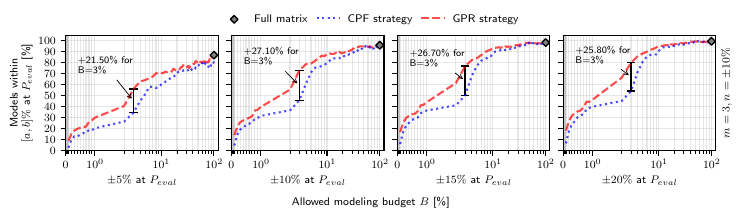

The script that saved this image:
import json
import os
import matplotlib
from matplotlib import pyplot as plt
import numpy as np
import argparse
from natsort import natsorted
from matplotlib.ticker import ScalarFormatter
from matplotlib.ticker import AutoMinorLocator, MultipleLocator

def read_json_file(file_path):
    with open(file_path, 'r') as file:
        data = json.load(file)
    return data

def find_files(folder_path):
    file_list = []
    for root, dirs, files in os.walk(folder_path):
        for file in files:
            file_path = os.path.join(root, file)
            file_list.append(file_path)
    return file_list

def main():
    
    # Create the argument parser
    parser = argparse.ArgumentParser(description='Plotting tool for analysis.')

    # Add the argument
    parser.add_argument('--name', type=str, help='Set name of the plot.', required=False)
    parser.add_argument('--reps', type=int, default=4, help='Set the number of repetitions per measurement point.', required=False)

    # Parse the command-line arguments
    args = parser.parse_args()
    
    reps = args.reps
        
    if args.name:
        plot_name = args.name+".pdf"
    else:
        plot_name = "paper_plot_buckets_gpr_only.pdf"
    
    path_10_3 = "3_parameter/10_noise/final/analysis_results"
  
    files_10_3 = find_files(path_10_3)
    
    x_values = []
    full_values_1_3 = []
    generic_values_1_3 = []
    gpr_values_1_3 = []
    hybrid_values_1_3 = []
    
    full_values_2_3 = []
    generic_values_2_3 = []
    gpr_values_2_3 = []
    hybrid_values_2_3 = []
    
    full_values_5_3 = []
    generic_values_5_3 = []
    gpr_values_5_3 = []
    hybrid_values_5_3 = []
    
    full_values_10_3 = []
    generic_values_10_3 = []
    gpr_values_10_3 = []
    hybrid_values_10_3 = []

    files_10_3 = natsorted(files_10_3)

    for i in range(len(files_10_3)):
        json_file_path = files_10_3[i]
        json_data = read_json_file(json_file_path)

        x_values.append(json_data["budget"])
        full_values_1_3.append(json_data["percentage_bucket_counter_full"]["5"])
        generic_values_1_3.append(json_data["percentage_bucket_counter_generic"]["5"])
        gpr_values_1_3.append(json_data["percentage_bucket_counter_gpr"]["5"])
        hybrid_values_1_3.append(json_data["percentage_bucket_counter_hybrid"]["5"])
        
        full_values_2_3.append(json_data["percentage_bucket_counter_full"]["10"])
        generic_values_2_3.append(json_data["percentage_bucket_counter_generic"]["10"])
        gpr_values_2_3.append(json_data["percentage_bucket_counter_gpr"]["10"])
        hybrid_values_2_3.append(json_data["percentage_bucket_counter_hybrid"]["10"])
        
        full_values_5_3.append(json_data["percentage_bucket_counter_full"]["15"])
        generic_values_5_3.append(json_data["percentage_bucket_counter_generic"]["15"])
        gpr_values_5_3.append(json_data["percentage_bucket_counter_gpr"]["15"])
        hybrid_values_5_3.append(json_data["percentage_bucket_counter_hybrid"]["15"])
        
        full_values_10_3.append(json_data["percentage_bucket_counter_full"]["20"])
        generic_values_10_3.append(json_data["percentage_bucket_counter_generic"]["20"])
        gpr_values_10_3.append(json_data["percentage_bucket_counter_gpr"]["20"])
        hybrid_values_10_3.append(json_data["percentage_bucket_counter_hybrid"]["20"])
   
    y_values_list_acc_1 = [
        full_values_1_3 ,
        generic_values_1_3 ,
        gpr_values_1_3 ,
        #hybrid_values_1_3
    ]
    y_values_list_acc_2 = [
        full_values_2_3,
        generic_values_2_3,
        gpr_values_2_3,
        #hybrid_values_2_3
    ]
    y_values_list_acc_5 = [
        full_values_5_3,
        generic_values_5_3,
        gpr_values_5_3,
        #hybrid_values_5_3
    ]
    y_values_list_acc_10 = [
        full_values_10_3,
        generic_values_10_3,
        gpr_values_10_3,
        #hybrid_values_10_3
    ]
    
    labels_acc = ['Full matrix', 'CPF strategy', 'GPR strategy', 'Hybrid strategy']
    
    SMALL_SIZE = 8
    MEDIUM_SIZE = 10
    BIGGER_SIZE = 12

    plt.rc('font', size=SMALL_SIZE)          # controls default text sizes
    plt.rc('axes', titlesize=SMALL_SIZE)     # fontsize of the axes title
    plt.rc('axes', labelsize=8)    # fontsize of the x and y labels
    plt.rc('xtick', labelsize=SMALL_SIZE)    # fontsize of the tick labels
    plt.rc('ytick', labelsize=SMALL_SIZE)    # fontsize of the tick labels
    plt.rc('legend', fontsize=8)    # legend fontsize
    plt.rc('figure', titlesize=BIGGER_SIZE)  # fontsize of the figure title

    plt.rcParams.update({
        "text.usetex": True,
        "font.family": "sans-serif",
        #"font.sans-serif": "Helvetica",
        "font.size": 12
    })
    
    # create the figure environment including subplots
    cm = 1/2.54 
    fig, (ax1, ax2, ax3, ax4) = plt.subplots(1, 4, figsize=(18.5*cm, 4*cm), sharex=True, sharey=True)
    
    # plot the accuracy of bucket 5 and n=1%
    ls=["-",'dotted','--',':','-']
    lw = [1,1.5,1.5,4,1.5]
    ax1.set_xscale("symlog")
    ax1.set_xlim(0.1, 120)
    style_counter = 0
    zorders=[5,4,3,2,1]
    colors=["gray", "blue", "red", "orange", "yellow"]
    for y_values, label, color in zip(y_values_list_acc_1, labels_acc, colors):
        if style_counter == 0:
            ax1.scatter(100, y_values[len(y_values)-1], s=15, label=label, marker="D", linestyle = 'None', zorder=10, edgecolor="black", facecolor=colors[style_counter])
        else:
            ax1.plot(x_values, y_values, label=label, linestyle=ls[style_counter], linewidth=lw[style_counter], alpha=0.7, color=colors[style_counter], zorder=zorders[style_counter])
        style_counter += 1
    ax1.grid(alpha=0.3, which='major')
    ax1.grid(alpha=0.3, which='minor')
    ax1.set_yticks(np.arange(0, 100, 10))
    ax1.set_xticks([0.1,0.2,0.3,0.4,0.5,0.6,0.7,0.8,0.9,1,2,3,4,5,6,7,8,8,9,10,20,30,40,50,60,70,80,90,100])
    #ax1.set_xlabel('$n=1\%$')
    ax1.set_xlabel('$[a,b]=[-5,5]$')
    ax1.set_ylabel('Models within\n $[a,b]\%$ at $P_{eval}$ [\%]')
    
    # plot the accuracy of bucket 5 and n=2%
    ls=["-",'dotted','--',':','-']
    lw = [1,1.5,1.5,4,1.5]
    ax2.set_xscale("symlog")
    ax2.set_xlim(0.1, 120)
    style_counter = 0
    zorders=[5,4,3,2,1]
    colors=["gray", "blue", "red", "orange", "yellow"]
    for y_values, label, color in zip(y_values_list_acc_2, labels_acc, colors):
        if style_counter == 0:
            ax2.scatter(100, y_values[len(y_values)-1], s=15, label=label, marker="D", linestyle = 'None', zorder=10, edgecolor="black", facecolor=colors[style_counter])
        else:
            ax2.plot(x_values, y_values, label=label, linestyle=ls[style_counter], linewidth=lw[style_counter], alpha=0.7, color=colors[style_counter], zorder=zorders[style_counter])
        style_counter += 1
    ax2.grid(alpha=0.3, which='major')
    ax2.grid(alpha=0.3, which='minor')
    ax2.set_yticks(np.arange(0, 100, 10))
    ax2.set_xticks([0.1,0.2,0.3,0.4,0.5,0.6,0.7,0.8,0.9,1,2,3,4,5,6,7,8,8,9,10,20,30,40,50,60,70,80,90,100])
    ax2.set_xlabel('$[a,b]=[-10,10]$')
    
    # plot the accuracy of bucket 5 and n=5%
    ls=["-",'dotted','--',':','-']
    lw = [1,1.5,1.5,4,1.5]
    ax3.set_xscale("symlog")
    ax3.set_xlim(0.1, 120)
    style_counter = 0
    zorders=[5,4,3,2,1]
    colors=["gray", "blue", "red", "orange", "yellow"]
    for y_values, label, color in zip(y_values_list_acc_5, labels_acc, colors):
        if style_counter == 0:
            ax3.scatter(100, y_values[len(y_values)-1], s=15, label=label, marker="D", linestyle = 'None', zorder=10, edgecolor="black", facecolor=colors[style_counter])
        else:
            ax3.plot(x_values, y_values, label=label, linestyle=ls[style_counter], linewidth=lw[style_counter], alpha=0.7, color=colors[style_counter], zorder=zorders[style_counter])
        style_counter += 1
    #ax3.fill_between(x_values, y_values_list_acc_5[1], y_values_list_acc_5[2], color="green", where=np.array(y_values_list_acc_5[2]) > np.array(y_values_list_acc_5[1]), alpha=0.4, label='GPR better than CPF', hatch="x", interpolate=True)
    #ax3.fill_between(x_values, y_values_list_acc_5[2], y_values_list_acc_5[1], color="red", where=np.array(y_values_list_acc_5[2]) < np.array(y_values_list_acc_5[1]), alpha=0.4, label='GPR worse than CPF', hatch="+", zorder=5, interpolate=True)
    ax3.grid(alpha=0.3, which='major')
    ax3.grid(alpha=0.3, which='minor')
    ax3.set_yticks(np.arange(0, 100, 10))
    ax3.set_xlabel('$[a,b]=[-15,15]$')
    ax3.set_xticks([0.1,0.2,0.3,0.4,0.5,0.6,0.7,0.8,0.9,1,2,3,4,5,6,7,8,8,9,10,20,30,40,50,60,70,80,90,100])
    #ax3.set_xlabel('$n=5\%$')
    #ax3.set_ylabel('Models within $\pm15\%$ at $P_{eval}$ [%]')
    #ax3.legend(loc="lower right", prop={'size': 8})
    
    # plot the accuracy of bucket 5 and n=10%
    ls=["-",'dotted','--',':','-']
    lw = [1,1.5,1.5,4,1.5]
    ax4.set_xscale("symlog")
    ax4.set_xlim(0.1, 120)
    ax4.set_ylim(0, 105)
    style_counter = 0
    zorders=[5,4,3,2,1]
    colors=["gray", "blue", "red", "orange", "yellow"]
    for y_values, label, color in zip(y_values_list_acc_10, labels_acc, colors):
        if style_counter == 0:
            ax4.scatter(100, y_values[len(y_values)-1], s=15, label=label, marker="D", linestyle = 'None', zorder=10, edgecolor="black", facecolor=colors[style_counter])
        else:
            ax4.plot(x_values, y_values, label=label, linestyle=ls[style_counter], linewidth=lw[style_counter], alpha=0.7, color=colors[style_counter], zorder=zorders[style_counter])
        style_counter += 1
    #ax4.fill_between(x_values, y_values_list_acc_10[1], y_values_list_acc_10[2], color="green", where=np.array(y_values_list_acc_10[2]) > np.array(y_values_list_acc_10[1]), alpha=0.4, label='GPR better than CPF', hatch="x", interpolate=True)
    #ax4.fill_between(x_values, y_values_list_acc_10[2], y_values_list_acc_10[1], color="red", where=np.array(y_values_list_acc_10[2]) < np.array(y_values_list_acc_10[1]), alpha=0.4, label='GPR worse than CPF', hatch="+", zorder=5, interpolate=True)
    ax4.grid(alpha=0.3, which='major')
    ax4.grid(alpha=0.3, which='minor')
    ax4.set_yticks(np.arange(0, 110, 10))
    ax4.set_xticks([0.1,0.2,0.3,0.4,0.5,0.6,0.7,0.8,0.9,1,2,3,4,5,6,7,8,8,9,10,20,30,40,50,60,70,80,90,100])
    #ax4.set_xlabel('$n=10\%$')
    ax4.set_xlabel('$[a,b]=[-20,20]$')
    #ax4.set_ylabel('Models within $\pm20\%$ at $P_{eval}$ [%]')
    #ax4.legend(loc="lower right", prop={'size': 8})
    ax42 = ax4.twinx() 
    ax42.set_ylabel("$m=3, n=\pm10\%$")
    ax42.tick_params(right = False)
    ax42.set_yticks([])
    ax4.set_xticks([0, 1, 10, 100])
    locmin = matplotlib.ticker.LogLocator(base=10.0, subs=(0.1,0.2,0.3,0.4,0.5,0.6, 0.7, 0.8, 0.9 )) 
    ax4.xaxis.set_minor_locator(locmin)
    ax4.xaxis.set_minor_formatter(matplotlib.ticker.NullFormatter())
    
    """ax12.set_yticks(np.arange(0, 100, 10))
    ax12.set_xticks([0, 1, 10, 100])
    ax12.set_xlabel('$n=\pm10\%$')
    locmin = matplotlib.ticker.LogLocator(base=10.0, subs=(0.1,0.2,0.3,0.4,0.5,0.6, 0.7, 0.8, 0.9 )) 
    ax12.xaxis.set_minor_locator(locmin)
    ax12.xaxis.set_minor_formatter(matplotlib.ticker.NullFormatter())
    ax12.grid(alpha=0.3, which='major')
    ax12.grid(alpha=0.3, which='minor')
    ax122 = ax12.twinx() 
    ax122.set_ylabel("$m=4$")
    ax122.tick_params(right = False)
    ax122.set_yticks([])"""
    
    handles, labels = ax1.get_legend_handles_labels()
    fig.legend(handles, labels, loc='upper center', ncol=4, bbox_to_anchor=(0.5, 1.175), frameon=False, fontsize=8, columnspacing=0.8)
    
    fig.text(0.5, -0.1, 'Allowed modeling budget $B$ [\%]', ha='center', fontsize=8)
    
    fig.tight_layout(pad=0.2)
    plt.savefig(plot_name, bbox_inches="tight")
    plt.show()
    plt.close()

if __name__ == '__main__':
    main()